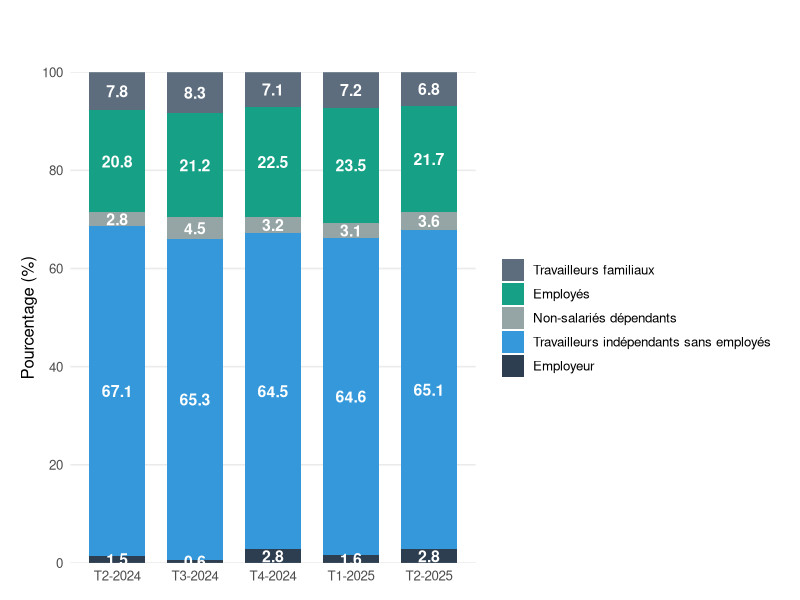

Source code (R):
library(ggplot2)
library(tidyr)
library(dplyr)

# --- Données ---
emploi_statut <- data.frame(
  Periode = factor(
    c("T2-2024", "T3-2024", "T4-2024", "T1-2025", "T2-2025"),
    levels = c("T2-2024", "T3-2024", "T4-2024", "T1-2025", "T2-2025")
  ),
  Employeur = c(1.49, 0.63, 2.76, 1.61, 2.77),
  Travailleurs_independants = c(67.14, 65.34, 64.50, 64.60, 65.08),
  Non_salaries_dependants = c(2.82, 4.48, 3.20, 3.08, 3.65),
  Employes = c(20.75, 21.21, 22.46, 23.48, 21.66),
  Travailleurs_familiaux = c(7.80, 8.34, 7.08, 7.23, 6.84)
)

# --- Passage au format long ---
emploi_long <- emploi_statut %>%
  pivot_longer(
    cols = -Periode,
    names_to = "Statut",
    values_to = "Pourcentage"
  ) %>%
  mutate(
    Statut = factor(
      Statut,
      levels = c(
        "Travailleurs_familiaux",
        "Employes",
        "Non_salaries_dependants",
        "Travailleurs_independants",
        "Employeur"
      ),
      labels = c(
        "Travailleurs familiaux",
        "Employés",
        "Non-salariés dépendants",
        "Travailleurs indépendants sans employés",
        "Employeur"
      )
    )
  )

# --- Palette ---
palette_statut <- c(
  "Employeur" = "#2C3E50",
  "Travailleurs indépendants sans employés" = "#3498DB",
  "Non-salariés dépendants" = "#95A5A6",
  "Employés" = "#16A085",
  "Travailleurs familiaux" = "#5D6D7E"
)

# --- Graphique ---
p <- ggplot(emploi_long, aes(x = Periode, y = Pourcentage, fill = Statut)) +
  geom_bar(stat = "identity", width = 0.72) +
  
  # ------- ÉTIQUETTES SANS % --------
geom_text(
  aes(label = sprintf("%.1f", Pourcentage)),
  position = position_stack(vjust = 0.5),
  size = 4,
  color = "white",
  fontface = "bold"
) +
  # -----------------------------------

scale_fill_manual(values = palette_statut) +
  scale_y_continuous(
    limits = c(0, 100),
    breaks = seq(0, 100, 20),
    expand = expansion(mult = c(0, 0))
  ) +
  labs(
    title = "",
    subtitle = "",
    y = "Pourcentage (%)",
    x = NULL,
    fill = NULL
  ) +
  theme_minimal(base_size = 12) +
  theme(
    plot.title = element_text(size = 15, face = "bold", hjust = 0.5),
    plot.subtitle = element_text(size = 14, hjust = 0.5, color = "gray40"),
    panel.grid.major.x = element_blank(),
    panel.grid.minor = element_blank(),
    legend.position = "right",
    plot.margin = margin(12, 15, 12, 15)
  )

print(p)
